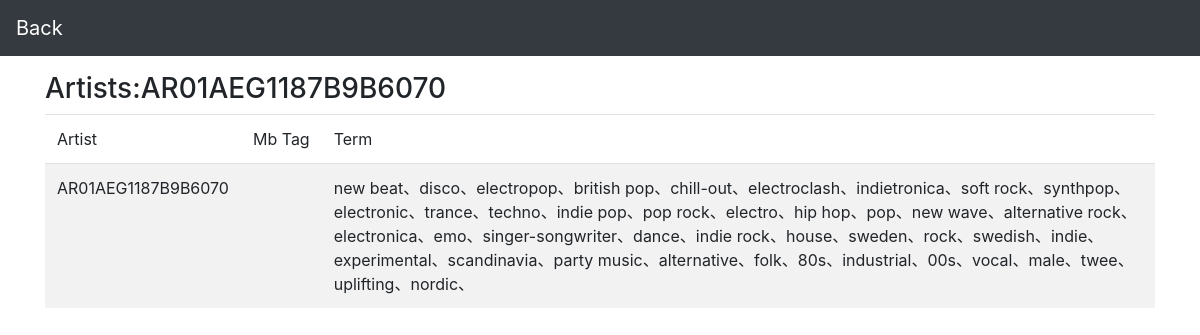
Page /artist_detail/AR01AEG1187B9B6070/ on the committed database.
### tables this page shows
CREATE TABLE term_artist (term text, artist_id text);

### app.py (the view)
@app.route('/artist_detail/<id>/', methods=["GET",])
def artist_detail(id):
    try:
        db = create_db()
        cur = db.execute("select mbtag from mbtag_artist where artist_id=?",(id,))
        mbtag = cur.fetchall()
        cur = db.execute("select term from term_artist where artist_id=?",(id,))
        term = cur.fetchall()
        return render_template("artist_detail.html", mbtag=mbtag, term=term,artist_id=id)
    except:
        return render_template("artist_detail.html")

### app.py (called while the page is built)
def create_db():
    conn = sqlite3.connect('artist_style.db', detect_types=sqlite3.PARSE_DECLTYPES | sqlite3.PARSE_COLNAMES)
    try:
        return g.db
    except:
        g.db = conn
        return g.db

### templates/artist_detail.html (shortened to what this page needs)
<!DOCTYPE html>
<html lang="en">
<head>
    <link rel="stylesheet" href="https://stackpath.bootstrapcdn.com/bootstrap/4.5.2/css/bootstrap.min.css">
</head>
<body>
    <nav class="navbar navbar-dark bg-dark">
        <a class="navbar-brand" href="/">Back</a>
    </nav>
    <div class="container mt-3">
        <div class="row">
            <div class="col-md-12">
                <h3>Artists:{{ artist_id }}</h3>
            </div>
            <div class="col-md-12">
                <table class="table table-striped">
                    <thead>
                        <tr>
                            <td>Artist</td>
                            <td nowrap="">Mb Tag</td>
                            <td>Term</td>
                        </tr>
                    </thead>
                    <tbody>
                        <tr>
                            <td>{{ artist_id }}</td>
                            <td>{% for mb_tag in mbtag %}{{ mb_tag.0 }}、{% endfor %}</td>
                            <td>{% for term in term %}{{ term.0 }}、{% endfor %}</td>
                        </tr>
                    </tbody>
                </table>
            </div>
        </div>
    </div>
</body>
</html>

### rows in the picture
term_artist: term "new beat"
term_artist: term "disco"
term_artist: term "electropop"
term_artist: term "british pop"
term_artist: term "chill-out"
term_artist: term "electroclash"
term_artist: term "indietronica"
term_artist: term "soft rock"
term_artist: term "synthpop"
term_artist: term "electronic"
term_artist: term "trance"
term_artist: term "techno"
term_artist: term "indie pop"
term_artist: term "pop rock"
term_artist: term "electro"
term_artist: term "hip hop"
term_artist: term "pop"
term_artist: term "new wave"
term_artist: term "alternative rock"
term_artist: term "electronica"
term_artist: term "emo"
term_artist: term "singer-songwriter"
term_artist: term "dance"
term_artist: term "indie rock"
term_artist: term "house"
term_artist: term "sweden"
term_artist: term "rock"
term_artist: term "swedish"
term_artist: term "indie"
term_artist: term "experimental"
term_artist: term "scandinavia"
term_artist: term "party music"
term_artist: term "alternative"
term_artist: term "folk"
term_artist: term "80s"
term_artist: term "industrial"
term_artist: term "00s"
term_artist: term "vocal"
term_artist: term "male"
term_artist: term "twee"
term_artist: term "uplifting"
term_artist: term "nordic"

### other values in the picture
{{ artist_id }} "AR01AEG1187B9B6070"
